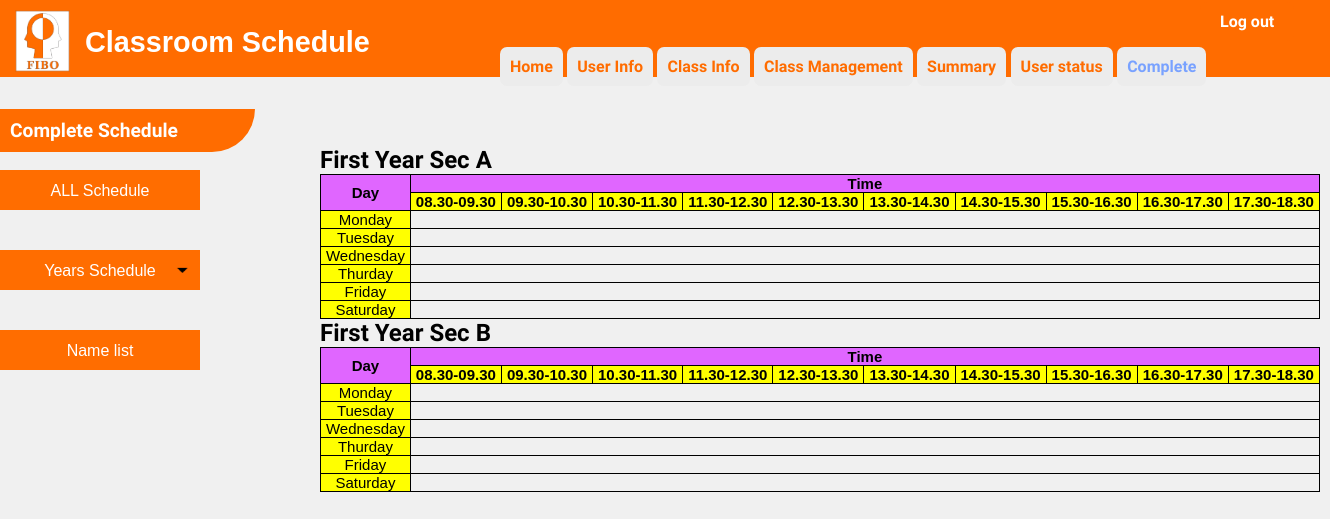
Page /admin7-b1.php on the earlier database version.
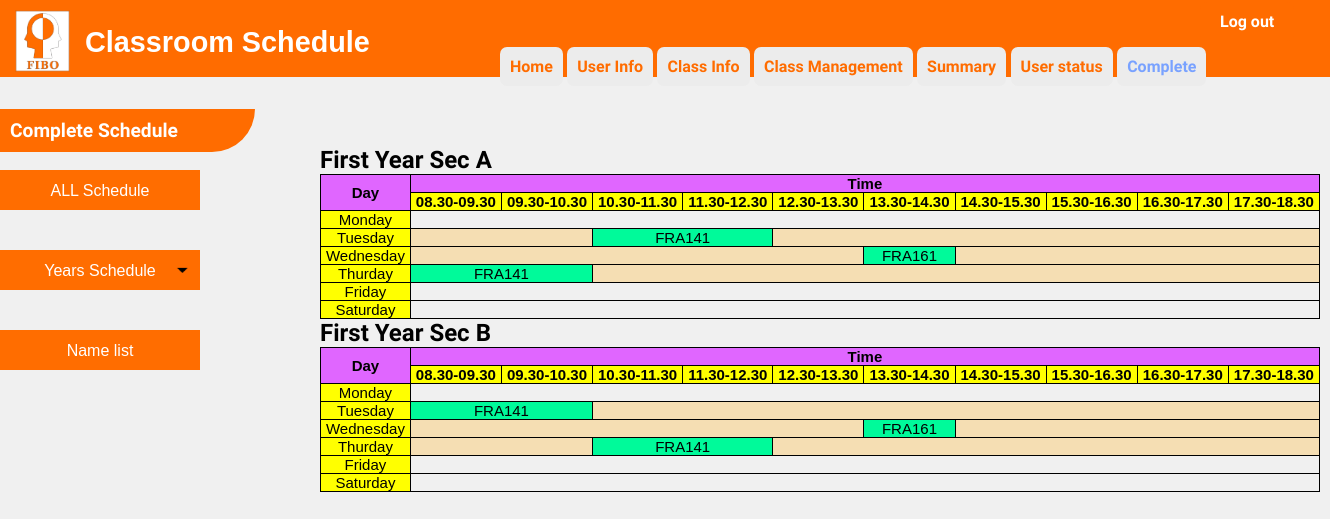
Same page on the later database version.
### tables this page shows
CREATE TABLE `table_subject_description_output` (
  `No` int(100) NOT NULL,
  `subject_level` varchar(100) NOT NULL,
  `subject_code` varchar(100) NOT NULL,
  `subject_name` varchar(100) NOT NULL,
  `subject_hour_per_week` varchar(100) NOT NULL,
  `subject_hour_per_day` varchar(100) NOT NULL,
  `subject_sec` varchar(100) NOT NULL,
  `Day` varchar(100) NOT NULL,
  `start_time` varchar(100) NOT NULL
);

### admin7-b1.php (the view, shortened to what the changed rows need)
<?php
      require 'dbconfig/config.php';
?>
<!DOCTYPE html>
<html lang="en">
  <head>
    <link rel="stylesheet" type="text/css" href="css/admin7-1.css">
    <link rel="stylesheet" type="text/css" href="css/admin7-2.css">
  </head>
  <body >
        <div  style="margin-top: -300px; margin-left: 320px" class="show">
        <h1>First Year Sec A</h1>
        <table>
            <tr class="head">
                <th rowspan="2">
                    Day
                </th>
                <th colspan="10">
                    Time
                </th>
            </tr>
            <tr  class="head-time">
                <th>
                    08.30-09.30
                </th>
                <th>
                    09.30-10.30
                </th>
                <th>
                    10.30-11.30
                </th>
                <th>
                    11.30-12.30
                </th>
                <th>
                    12.30-13.30
                </th>
                <th>
                    13.30-14.30
                </th>
                <th>
                    14.30-15.30
                </th>
                <th>
                    15.30-16.30
                </th>
                <th>
                    16.30-17.30
                </th>
                <th>
                    17.30-18.30
                </th>
            </tr>
            <tr>
                <td style="background-color: yellow">
                    Tuesday
                </td>
                <?php
                    $count = 0;
                    $check1 = 0;
                    $check2 = 0;
                    $check3 = 0;
                    $sql = "SELECT * FROM table_subject_description_output";
                    $smyData = mysqli_query($con, $sql);
                    while($row = mysqli_fetch_array($smyData)) {
                        $hour = (int)$row['subject_hour_per_day'];
                        $time = (int)$row['start_time'];
                        if($row['subject_level'] == "1" ) {
                            if($row['subject_sec'] == "A") {
                                if($row['Day'] == "1"){
                                    if($time == 99) {
                                        echo "<td style='background-color: wheat;' colspan='10'></td>";
                                    }
                                    else if($time >= 0) {
                                        $count = $count + 1;
                                        if($count == 1) {
                                            if($time == 0) {
                                                echo "<td style='background-color: #00FA9A' colspan='$hour'>" . $row['subject_code'] . "</td>";
                                                $check1 = $check1 + $hour;
                                            }
                                            else if($time > 0) {
                                                echo "<td style='background-color: wheat;' colspan='$time'></td>";
                                                echo "<td style='background-color: #00FA9A' colspan='$hour'>" . $row['subject_code'] . "</td>";
                                                $check1 = $check1 + $time + $hour;
                                            }
                                        }
                                    }
                                }
                            }
                        }
                    }
                    $total = $check1 + $check2 + $check3;
                    if(!$total == 0) {
                        echo "<td style='background-color: wheat;' colspan='10-$total'></td>";
                    }
                ?>
            </tr>
            <tr>
                <td style="background-color: yellow">
                    Wednesday
                </td>
                <?php
                    $count = 0;
                    $check1 = 0;
                    $check2 = 0;
                    $check3 = 0;
                    $sql = "SELECT * FROM table_subject_description_output";
                    $smyData = mysqli_query($con, $sql);
                    while($row = mysqli_fetch_array($smyData)) {
                        $hour = (int)$row['subject_hour_per_day'];
                        $time = (int)$row['start_time'];
                        if($row['subject_level'] == "1" ) {
                            if($row['subject_sec'] == "A") {
                                if($row['Day'] == "2"){
                                    if($time == 99) {
                                        echo "<td style='background-color: wheat;' colspan='10'></td>";
                                    }
                                    else if($time >= 0) {
                                        $count = $count + 1;
                                        if($count == 1) {
                                            if($time == 0) {
                                                echo "<td style='background-color: #00FA9A' colspan='$hour'>" . $row['subject_code'] . "</td>";
                                                $check1 = $check1 + $hour;
                                            }
                                            else if($time > 0) {
                                                echo "<td style='background-color: wheat;' colspan='$time'></td>";
                                                echo "<td style='background-color: #00FA9A' colspan='$hour'>" . $row['subject_code'] . "</td>";
                                                $check1 = $check1 + $time + $hour;
                                            }
                                        }
                                    }
                                }
                            }
                        }
                    }
                    $total = $check1 + $check2 + $check3;
                    if(!$total == 0) {
                        echo "<td style='background-color: wheat;' colspan='10-$total'></td>";
                    }
                ?>
            </tr>
            <tr>
                <td style="background-color: yellow">
                    Thurday
                </td>
                <?php
                    $count = 0;
                    $check1 = 0;
                    $check2 = 0;
                    $check3 = 0;
                    $sql = "SELECT * FROM table_subject_description_output";
                    $smyData = mysqli_query($con, $sql);
                    while($row = mysqli_fetch_array($smyData)) {
                        $hour = (int)$row['subject_hour_per_day'];
                        $time = (int)$row['start_time'];
                        if($row['subject_level'] == "1" ) {
                            if($row['subject_sec'] == "A") {
                                if($row['Day'] == "3"){
                                    if($time == 99) {
                                        echo "<td style='background-color: wheat;' colspan='10'></td>";
                                    }
                                    else if($time >= 0) {
                                        $count = $count + 1;
                                        if($count == 1) {
                                            if($time == 0) {
                                                echo "<td style='background-color: #00FA9A' colspan='$hour'>" . $row['subject_code'] . "</td>";
                                                $check1 = $check1 + $hour;
                                            }
                                            else if($time > 0) {
                                                echo "<td style='background-color: wheat;' colspan='$time'></td>";
                                                echo "<td style='background-color: #00FA9A' colspan='$hour'>" . $row['subject_code'] . "</td>";
                                                $check1 = $check1 + $time + $hour;
                                            }
                                        }
                                    }
                                }
                            }
                        }
                    }
                    $total = $check1 + $check2 + $check3;
                    if(!$total == 0) {
                        echo "<td style='background-color: wheat;' colspan='10-$total'></td>";
                    }
                ?>
            </tr>
            </table>
            <h1>First Year Sec B</h1>
            <table>
            <tr class="head">
                <th rowspan="2">
                    Day
                </th>
                <th colspan="10">
                    Time
                </th>
            </tr>
            <tr  class="head-time">
                <th>
                    08.30-09.30
                </th>
                <th>
                    09.30-10.30
                </th>
                <th>
                    10.30-11.30
                </th>
                <th>
                    11.30-12.30
                </th>
                <th>
                    12.30-13.30
                </th>
                <th>
                    13.30-14.30
                </th>
                <th>
                    14.30-15.30
                </th>
                <th>
                    15.30-16.30
                </th>
                <th>
                    16.30-17.30
                </th>
                <th>
                    17.30-18.30
                </th>
            </tr>
        <tr>
            <td style="background-color: yellow">
                Tuesday
            </td>
            <?php
                $count = 0;
                $check1 = 0;
                $check2 = 0;
                $check3 = 0;
                $sql = "SELECT * FROM table_subject_description_output";
                $smyData = mysqli_query($con, $sql);
                while($row = mysqli_fetch_array($smyData)) {
                    $hour = (int)$row['subject_hour_per_day'];
                    $time = (int)$row['start_time'];
                    if($row['subject_level'] == "1" ) {
                        if($row['subject_sec'] == "B") {
                            if($row['Day'] == "1"){
                                if($time == 99) {
                                    echo "<td style='background-color: wheat;' colspan='10'></td>";
                                }
                                else if($time >= 0) {
                                    $count = $count + 1;
                                    if($count == 1) {
                                        if($time == 0) {
                                            echo "<td style='background-color: #00FA9A' colspan='$hour'>" . $row['subject_code'] . "</td>";
                                            $check1 = $check1 + $hour;
                                        }
                                        else if($time > 0) {
                                            echo "<td style='background-color: wheat;' colspan='$time'></td>";
                                            echo "<td style='background-color: #00FA9A' colspan='$hour'>" . $row['subject_code'] . "</td>";
                                            $check1 = $check1 + $time + $hour;
                                        }
                                    }
                                }
                            }
                        }
                    }
                }
                $total = $check1 + $check2 + $check3;
                if(!$total == 0) {
                    echo "<td style='background-color: wheat;' colspan='10-$total'></td>";
                }
            ?>
        </tr>
        <tr>
            <td style="background-color: yellow">
                Wednesday
            </td>
            <?php
                $count = 0;
                $check1 = 0;
                $check2 = 0;
                $check3 = 0;
                $sql = "SELECT * FROM table_subject_description_output";
                $smyData = mysqli_query($con, $sql);
                while($row = mysqli_fetch_array($smyData)) {
                    $hour = (int)$row['subject_hour_per_day'];
                    $time = (int)$row['start_time'];
                    if($row['subject_level'] == "1" ) {
                        if($row['subject_sec'] == "B") {
                            if($row['Day'] == "2"){
                                if($time == 99) {
                                    echo "<td style='background-color: wheat;' colspan='10'></td>";
                                }
                                else if($time >= 0) {
                                    $count = $count + 1;
                                    if($count == 1) {
                                        if($time == 0) {
                                            echo "<td style='background-color: #00FA9A' colspan='$hour'>" . $row['subject_code'] . "</td>";
                                            $check1 = $check1 + $hour;
                                        }
                                        else if($time > 0) {
                                            echo "<td style='background-color: wheat;' colspan='$time'></td>";
                                            echo "<td style='background-color: #00FA9A' colspan='$hour'>" . $row['subject_code'] . "</td>";
                                            $check1 = $check1 + $time + $hour;
                                        }
                                    }
                                }
                            }
                        }
                    }
                }
                $total = $check1 + $check2 + $check3;
                if(!$total == 0) {
                    echo "<td style='background-color: wheat;' colspan='10-$total'></td>";
                }
            ?>
        </tr>
        <tr>
            <td style="background-color: yellow">
                Thurday
            </td>
            <?php
                $count = 0;
                $check1 = 0;
                $check2 = 0;
                $check3 = 0;
                $sql = "SELECT * FROM table_subject_description_output";
                $smyData = mysqli_query($con, $sql);
                while($row = mysqli_fetch_array($smyData)) {
                    $hour = (int)$row['subject_hour_per_day'];
                    $time = (int)$row['start_time'];
                    if($row['subject_level'] == "1" ) {
                        if($row['subject_sec'] == "B") {
                            if($row['Day'] == "3"){
                                if($time == 99) {
                                    echo "<td style='background-color: wheat;' colspan='10'></td>";
                                }
                                else if($time >= 0) {
                                    $count = $count + 1;
                                    if($count == 1) {
                                        if($time == 0) {
                                            echo "<td style='background-color: #00FA9A' colspan='$hour'>" . $row['subject_code'] . "</td>";
                                            $check1 = $check1 + $hour;
                                        }
                                        else if($time > 0) {
                                            echo "<td style='background-color: wheat;' colspan='$time'></td>";
                                            echo "<td style='background-color: #00FA9A' colspan='$hour'>" . $row['subject_code'] . "</td>";
                                            $check1 = $check1 + $time + $hour;
                                        }
                                    }
                                }
                            }
                        }
                    }
                }
                $total = $check1 + $check2 + $check3;
                if(!$total == 0) {
                    echo "<td style='background-color: wheat;' colspan='10-$total'></td>";
                }
            ?>
        </tr>
        </div>
  </body>
</html>

Differences in the rows shown:
now on this page (row edited): table_subject_description_output: subject_code "FRA141", shown under "First Year Sec A"
changed table_subject_description_output (number 1 of 6 on the later page): start_time empty → "2" (drawn)
now on this page (row edited): table_subject_description_output: subject_code "FRA161"
changed table_subject_description_output (number 2 of 6 on the later page): start_time empty → "5" (drawn)
now on this page (row edited): table_subject_description_output: subject_code "FRA141"
now on this page (row edited): table_subject_description_output: subject_code "FRA141", shown under "First Year Sec B"
now on this page (row edited): table_subject_description_output: subject_code "FRA161"
changed table_subject_description_output (number 5 of 6 on the later page): start_time empty → "5" (drawn)
now on this page (row edited): table_subject_description_output: subject_code "FRA141"
changed table_subject_description_output (number 6 of 6 on the later page): start_time empty → "2" (drawn)
